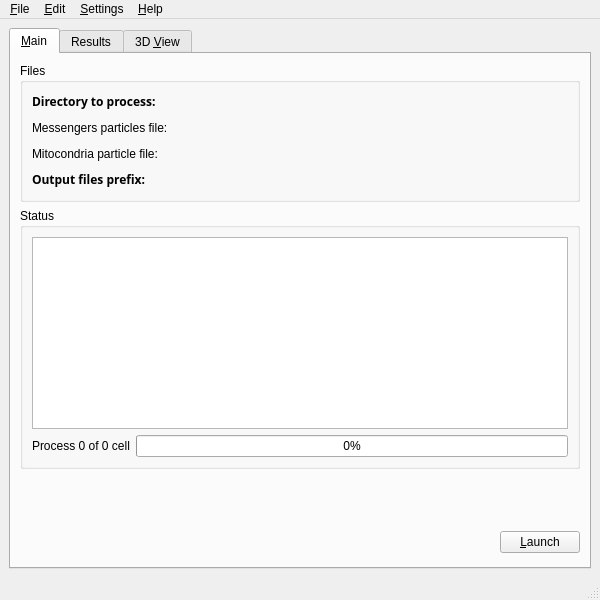
<ui version="4.0" >
 <author>Laurent Jourdren</author>
 <comment>This is the main window of Corsen</comment>
 <exportmacro></exportmacro>
 <class>CorsenMainWindow</class>
 <widget class="QMainWindow" name="CorsenMainWindow" >
  <property name="geometry" >
   <rect>
    <x>0</x>
    <y>0</y>
    <width>600</width>
    <height>600</height>
   </rect>
  </property>
  <property name="windowTitle" >
   <string>Corsen</string>
  </property>
  <property name="toolTip" >
   <string>Directory of input particle files</string>
  </property>
  <property name="statusTip" >
   <string>Directory of input particle files</string>
  </property>
  <property name="whatsThis" >
   <string/>
  </property>
  <widget class="QWidget" name="centralwidget" >
   <layout class="QVBoxLayout" >
    <property name="margin" >
     <number>9</number>
    </property>
    <property name="spacing" >
     <number>6</number>
    </property>
    <item>
     <widget class="QTabWidget" name="tabWidget" >
      <property name="toolTip" >
       <string/>
      </property>
      <property name="statusTip" >
       <string/>
      </property>
      <property name="currentIndex" >
       <number>0</number>
      </property>
      <widget class="QWidget" name="mainTab" >
       <attribute name="title" >
        <string>&amp;Main</string>
       </attribute>
       <attribute name="toolTip" >
        <string>Main and status tab</string>
       </attribute>
       <layout class="QVBoxLayout" >
        <property name="margin" >
         <number>9</number>
        </property>
        <property name="spacing" >
         <number>6</number>
        </property>
        <item>
         <widget class="QGroupBox" name="filesGroupBox" >
          <property name="toolTip" >
           <string>Path of the files to process</string>
          </property>
          <property name="statusTip" >
           <string>Path of the files to process</string>
          </property>
          <property name="title" >
           <string>Files</string>
          </property>
          <layout class="QVBoxLayout" >
           <property name="margin" >
            <number>9</number>
           </property>
           <property name="spacing" >
            <number>6</number>
           </property>
           <item>
            <layout class="QHBoxLayout" >
             <property name="margin" >
              <number>0</number>
             </property>
             <property name="spacing" >
              <number>6</number>
             </property>
             <item>
              <widget class="QLabel" name="label" >
               <property name="toolTip" >
                <string/>
               </property>
               <property name="text" >
                <string>&lt;html>&lt;head>&lt;meta name="qrichtext" content="1" />&lt;/head>&lt;body style=" white-space: pre-wrap; font-family:Sans Serif; font-size:9pt; font-weight:400; font-style:normal; text-decoration:none;">&lt;p style=" margin-top:0px; margin-bottom:0px; margin-left:0px; margin-right:0px; -qt-block-indent:0; text-indent:0px;">&lt;span style=" font-weight:600;">Directory to process:&lt;/span>&lt;/p>&lt;/body>&lt;/html></string>
               </property>
              </widget>
             </item>
             <item>
              <spacer>
               <property name="orientation" >
                <enum>Qt::Horizontal</enum>
               </property>
               <property name="sizeHint" >
                <size>
                 <width>171</width>
                 <height>20</height>
                </size>
               </property>
              </spacer>
             </item>
             <item>
              <widget class="QLabel" name="directoryPathLabel" >
               <property name="toolTip" >
                <string>Directory of input particle files</string>
               </property>
               <property name="statusTip" >
                <string>Directory of input particle files</string>
               </property>
               <property name="text" >
                <string/>
               </property>
              </widget>
             </item>
            </layout>
           </item>
           <item>
            <layout class="QHBoxLayout" >
             <property name="margin" >
              <number>0</number>
             </property>
             <property name="spacing" >
              <number>6</number>
             </property>
             <item>
              <widget class="QLabel" name="label_3" >
               <property name="toolTip" >
                <string>Messenger particle file path</string>
               </property>
               <property name="statusTip" >
                <string>Messenger particle file path</string>
               </property>
               <property name="text" >
                <string>&lt;html>&lt;head>&lt;meta name="qrichtext" content="1" />&lt;/head>&lt;body style=" white-space: pre-wrap; font-family:Sans Serif; font-size:9pt; font-weight:400; font-style:normal; text-decoration:none;">&lt;p style=" margin-top:0px; margin-bottom:0px; margin-left:0px; margin-right:0px; -qt-block-indent:0; text-indent:0px;">&lt;span style=" font-weight:600;">Messengers particles file:&lt;/span>&lt;/p>&lt;/body>&lt;/html></string>
               </property>
              </widget>
             </item>
             <item>
              <spacer>
               <property name="orientation" >
                <enum>Qt::Horizontal</enum>
               </property>
               <property name="sizeHint" >
                <size>
                 <width>171</width>
                 <height>20</height>
                </size>
               </property>
              </spacer>
             </item>
             <item>
              <widget class="QLabel" name="messengerPathLabel" >
               <property name="toolTip" >
                <string>Messenger particle file path</string>
               </property>
               <property name="statusTip" >
                <string>Messenger particle file path</string>
               </property>
               <property name="text" >
                <string/>
               </property>
              </widget>
             </item>
            </layout>
           </item>
           <item>
            <layout class="QHBoxLayout" >
             <property name="margin" >
              <number>0</number>
             </property>
             <property name="spacing" >
              <number>6</number>
             </property>
             <item>
              <widget class="QLabel" name="label_5" >
               <property name="toolTip" >
                <string>Mitochondria particle file path</string>
               </property>
               <property name="statusTip" >
                <string>Mitochondria particle file path</string>
               </property>
               <property name="text" >
                <string>&lt;html>&lt;head>&lt;meta name="qrichtext" content="1" />&lt;/head>&lt;body style=" white-space: pre-wrap; font-family:Sans Serif; font-size:9pt; font-weight:400; font-style:normal; text-decoration:none;">&lt;p style=" margin-top:0px; margin-bottom:0px; margin-left:0px; margin-right:0px; -qt-block-indent:0; text-indent:0px;">&lt;span style=" font-weight:600;">Mitocondria particle file:&lt;/span>&lt;/p>&lt;/body>&lt;/html></string>
               </property>
              </widget>
             </item>
             <item>
              <spacer>
               <property name="orientation" >
                <enum>Qt::Horizontal</enum>
               </property>
               <property name="sizeHint" >
                <size>
                 <width>171</width>
                 <height>20</height>
                </size>
               </property>
              </spacer>
             </item>
             <item>
              <widget class="QLabel" name="mitoPathLabel" >
               <property name="toolTip" >
                <string>Mitochondria particle file path</string>
               </property>
               <property name="statusTip" >
                <string>Mitochondria particle file path</string>
               </property>
               <property name="text" >
                <string/>
               </property>
              </widget>
             </item>
            </layout>
           </item>
           <item>
            <layout class="QHBoxLayout" >
             <property name="margin" >
              <number>0</number>
             </property>
             <property name="spacing" >
              <number>6</number>
             </property>
             <item>
              <widget class="QLabel" name="label_9" >
               <property name="toolTip" >
                <string>Path and prefix of the output files</string>
               </property>
               <property name="statusTip" >
                <string>Path and prefix of the output files</string>
               </property>
               <property name="text" >
                <string>&lt;html>&lt;head>&lt;meta name="qrichtext" content="1" />&lt;/head>&lt;body style=" white-space: pre-wrap; font-family:Sans Serif; font-size:9pt; font-weight:400; font-style:normal; text-decoration:none;">&lt;p style=" margin-top:0px; margin-bottom:0px; margin-left:0px; margin-right:0px; -qt-block-indent:0; text-indent:0px;">&lt;span style=" font-weight:600;">Output files prefix:&lt;/span>&lt;/p>&lt;/body>&lt;/html></string>
               </property>
              </widget>
             </item>
             <item>
              <spacer>
               <property name="orientation" >
                <enum>Qt::Horizontal</enum>
               </property>
               <property name="sizeHint" >
                <size>
                 <width>171</width>
                 <height>20</height>
                </size>
               </property>
              </spacer>
             </item>
             <item>
              <widget class="QLabel" name="outputFilesPathLabel" >
               <property name="toolTip" >
                <string>Path and prefix of the output files</string>
               </property>
               <property name="statusTip" >
                <string>Path and prefix of the output files</string>
               </property>
               <property name="text" >
                <string/>
               </property>
              </widget>
             </item>
            </layout>
           </item>
          </layout>
         </widget>
        </item>
        <item>
         <widget class="QGroupBox" name="statusGroupBox" >
          <property name="toolTip" >
           <string>Status of the process</string>
          </property>
          <property name="statusTip" >
           <string>Status of the process</string>
          </property>
          <property name="title" >
           <string>Status</string>
          </property>
          <layout class="QVBoxLayout" >
           <property name="margin" >
            <number>9</number>
           </property>
           <property name="spacing" >
            <number>6</number>
           </property>
           <item>
            <widget class="QTextEdit" name="logTextEdit" >
             <property name="toolTip" >
              <string>Log of the process</string>
             </property>
             <property name="statusTip" >
              <string>Log of the process</string>
             </property>
             <property name="readOnly" >
              <bool>true</bool>
             </property>
            </widget>
           </item>
           <item>
            <layout class="QHBoxLayout" >
             <property name="margin" >
              <number>0</number>
             </property>
             <property name="spacing" >
              <number>6</number>
             </property>
             <item>
              <widget class="QLabel" name="progressLabel" >
               <property name="toolTip" >
                <string>Progress of the number of particle to process</string>
               </property>
               <property name="statusTip" >
                <string>Progress of the number of particle to process</string>
               </property>
               <property name="text" >
                <string>Process 0 of 0 cell</string>
               </property>
              </widget>
             </item>
             <item>
              <widget class="QProgressBar" name="progressBar" >
               <property name="toolTip" >
                <string>Progress of the current process</string>
               </property>
               <property name="statusTip" >
                <string>Progress of the current process</string>
               </property>
               <property name="value" >
                <number>0</number>
               </property>
               <property name="orientation" >
                <enum>Qt::Horizontal</enum>
               </property>
              </widget>
             </item>
            </layout>
           </item>
          </layout>
         </widget>
        </item>
        <item>
         <spacer>
          <property name="orientation" >
           <enum>Qt::Vertical</enum>
          </property>
          <property name="sizeHint" >
           <size>
            <width>20</width>
            <height>40</height>
           </size>
          </property>
         </spacer>
        </item>
        <item>
         <layout class="QHBoxLayout" >
          <property name="margin" >
           <number>0</number>
          </property>
          <property name="spacing" >
           <number>6</number>
          </property>
          <item>
           <spacer>
            <property name="orientation" >
             <enum>Qt::Horizontal</enum>
            </property>
            <property name="sizeHint" >
             <size>
              <width>131</width>
              <height>31</height>
             </size>
            </property>
           </spacer>
          </item>
          <item>
           <widget class="QPushButton" name="launchButton" >
            <property name="toolTip" >
             <string>Start the process</string>
            </property>
            <property name="statusTip" >
             <string>Start the process</string>
            </property>
            <property name="text" >
             <string>&amp;Launch</string>
            </property>
           </widget>
          </item>
         </layout>
        </item>
       </layout>
      </widget>
      <widget class="QWidget" name="tab" >
       <attribute name="title" >
        <string>Results</string>
       </attribute>
       <layout class="QVBoxLayout" >
        <property name="margin" >
         <number>9</number>
        </property>
        <property name="spacing" >
         <number>6</number>
        </property>
        <item>
         <layout class="QVBoxLayout" >
          <property name="margin" >
           <number>0</number>
          </property>
          <property name="spacing" >
           <number>6</number>
          </property>
          <item>
           <layout class="QHBoxLayout" >
            <property name="margin" >
             <number>0</number>
            </property>
            <property name="spacing" >
             <number>6</number>
            </property>
            <item>
             <spacer>
              <property name="orientation" >
               <enum>Qt::Horizontal</enum>
              </property>
              <property name="sizeHint" >
               <size>
                <width>40</width>
                <height>20</height>
               </size>
              </property>
             </spacer>
            </item>
            <item>
             <layout class="QHBoxLayout" >
              <property name="margin" >
               <number>0</number>
              </property>
              <property name="spacing" >
               <number>6</number>
              </property>
              <item>
               <widget class="QLabel" name="label_2" >
                <property name="toolTip" >
                 <string>Select the result to display</string>
                </property>
                <property name="statusTip" >
                 <string>Select the result to display</string>
                </property>
                <property name="text" >
                 <string>Result to display:</string>
                </property>
               </widget>
              </item>
              <item>
               <widget class="QComboBox" name="resultViewComboBox" >
                <property name="toolTip" >
                 <string>Select the result to display</string>
                </property>
                <property name="statusTip" >
                 <string>Select the result to display</string>
                </property>
               </widget>
              </item>
             </layout>
            </item>
           </layout>
          </item>
          <item>
           <widget class="QTableView" name="resultTableView" >
            <property name="toolTip" >
             <string>Result</string>
            </property>
            <property name="statusTip" >
             <string>Result</string>
            </property>
           </widget>
          </item>
          <item>
           <layout class="QHBoxLayout" >
            <property name="margin" >
             <number>0</number>
            </property>
            <property name="spacing" >
             <number>6</number>
            </property>
            <item>
             <spacer>
              <property name="orientation" >
               <enum>Qt::Horizontal</enum>
              </property>
              <property name="sizeHint" >
               <size>
                <width>40</width>
                <height>20</height>
               </size>
              </property>
             </spacer>
            </item>
            <item>
             <widget class="QPushButton" name="saveResultPushButton" >
              <property name="toolTip" >
               <string>Save the result</string>
              </property>
              <property name="statusTip" >
               <string>Save the result</string>
              </property>
              <property name="text" >
               <string>Save result</string>
              </property>
             </widget>
            </item>
           </layout>
          </item>
         </layout>
        </item>
       </layout>
      </widget>
      <widget class="QWidget" name="viewTab" >
       <attribute name="title" >
        <string>3D &amp;View</string>
       </attribute>
       <attribute name="toolTip" >
        <string>3D result view</string>
       </attribute>
       <layout class="QHBoxLayout" >
        <property name="margin" >
         <number>9</number>
        </property>
        <property name="spacing" >
         <number>6</number>
        </property>
        <item>
         <widget class="ViewOGL" name="viewOGL" />
        </item>
        <item>
         <layout class="QVBoxLayout" >
          <property name="margin" >
           <number>0</number>
          </property>
          <property name="spacing" >
           <number>6</number>
          </property>
          <item>
           <widget class="QGroupBox" name="messengersGroupBox" >
            <property name="maximumSize" >
             <size>
              <width>150</width>
              <height>16777215</height>
             </size>
            </property>
            <property name="title" >
             <string>Messengers</string>
            </property>
            <layout class="QVBoxLayout" >
             <property name="margin" >
              <number>9</number>
             </property>
             <property name="spacing" >
              <number>6</number>
             </property>
             <item>
              <widget class="QRadioButton" name="messengersViewRadioButton" >
               <property name="text" >
                <string>Messengers</string>
               </property>
               <property name="checked" >
                <bool>true</bool>
               </property>
              </widget>
             </item>
             <item>
              <widget class="QRadioButton" name="messengersCuboidsRadioButton" >
               <property name="text" >
                <string>Messengers cuboirs</string>
               </property>
              </widget>
             </item>
            </layout>
           </widget>
          </item>
          <item>
           <widget class="QGroupBox" name="messengersGroupBox" >
            <property name="maximumSize" >
             <size>
              <width>150</width>
              <height>16777215</height>
             </size>
            </property>
            <property name="title" >
             <string>Mitochondria</string>
            </property>
            <layout class="QVBoxLayout" >
             <property name="margin" >
              <number>9</number>
             </property>
             <property name="spacing" >
              <number>6</number>
             </property>
             <item>
              <widget class="QRadioButton" name="mitosRadioButton" >
               <property name="text" >
                <string>Mitochondria</string>
               </property>
               <property name="checked" >
                <bool>true</bool>
               </property>
              </widget>
             </item>
             <item>
              <widget class="QRadioButton" name="mitosCuboidsRadioButton" >
               <property name="text" >
                <string>Mitochondria cuboids</string>
               </property>
              </widget>
             </item>
            </layout>
           </widget>
          </item>
          <item>
           <widget class="QCheckBox" name="showBarycentersCheckBox" >
            <property name="maximumSize" >
             <size>
              <width>150</width>
              <height>16777215</height>
             </size>
            </property>
            <property name="text" >
             <string>Show Barycenters</string>
            </property>
            <property name="checked" >
             <bool>true</bool>
            </property>
           </widget>
          </item>
          <item>
           <widget class="QCheckBox" name="showDistancesCheckBox" >
            <property name="maximumSize" >
             <size>
              <width>150</width>
              <height>16777215</height>
             </size>
            </property>
            <property name="text" >
             <string>Show distances</string>
            </property>
           </widget>
          </item>
          <item>
           <spacer>
            <property name="orientation" >
             <enum>Qt::Vertical</enum>
            </property>
            <property name="sizeHint" >
             <size>
              <width>20</width>
              <height>175</height>
             </size>
            </property>
           </spacer>
          </item>
          <item>
           <widget class="QPushButton" name="updateViewPushButton" >
            <property name="maximumSize" >
             <size>
              <width>150</width>
              <height>16777215</height>
             </size>
            </property>
            <property name="text" >
             <string>Update view</string>
            </property>
           </widget>
          </item>
         </layout>
        </item>
       </layout>
      </widget>
     </widget>
    </item>
   </layout>
  </widget>
  <widget class="QMenuBar" name="menubar" >
   <property name="geometry" >
    <rect>
     <x>0</x>
     <y>0</y>
     <width>600</width>
     <height>27</height>
    </rect>
   </property>
   <widget class="QMenu" name="menu_Launch" >
    <property name="title" >
     <string>&amp;Launch</string>
    </property>
   </widget>
   <widget class="QMenu" name="menu_Help" >
    <property name="title" >
     <string>&amp;Help</string>
    </property>
    <addaction name="actionCorsen_Handbook" />
    <addaction name="separator" />
    <addaction name="actionCorsen_Website" />
    <addaction name="action_Report_Bug" />
    <addaction name="separator" />
    <addaction name="actionAbout_Corsen" />
   </widget>
   <widget class="QMenu" name="menu_File" >
    <property name="title" >
     <string>&amp;File</string>
    </property>
    <addaction name="actionOpen_messenger_particle" />
    <addaction name="actionOpen_mi_tochondrial_particle" />
    <addaction name="separator" />
    <addaction name="actionOpen_a_directory" />
    <addaction name="separator" />
    <addaction name="action_Quit" />
   </widget>
   <widget class="QMenu" name="menu_Settings" >
    <property name="title" >
     <string>&amp;Settings</string>
    </property>
    <addaction name="action_Configure_Corsen" />
    <addaction name="actionSave_settings" />
   </widget>
   <widget class="QMenu" name="menu_Edit" >
    <property name="title" >
     <string>&amp;Edit</string>
    </property>
    <addaction name="action_Copy" />
   </widget>
   <addaction name="menu_File" />
   <addaction name="menu_Edit" />
   <addaction name="menu_Settings" />
   <addaction name="menu_Help" />
  </widget>
  <widget class="QStatusBar" name="statusbar" />
  <action name="actionOpen_messenger_particle" >
   <property name="text" >
    <string>Open &amp;messenger particle...</string>
   </property>
  </action>
  <action name="actionOpen_mi_tochondrial_particle" >
   <property name="text" >
    <string>Open mi&amp;tochondrial particle...</string>
   </property>
  </action>
  <action name="actionOpen_a_directory" >
   <property name="text" >
    <string>Open a &amp;directory...</string>
   </property>
  </action>
  <action name="action_Quit" >
   <property name="text" >
    <string>&amp;Quit</string>
   </property>
  </action>
  <action name="action_Start_analysis" >
   <property name="text" >
    <string>&amp;Start analysis</string>
   </property>
  </action>
  <action name="action_Configure_Corsen" >
   <property name="text" >
    <string>&amp;Configure Corsen...</string>
   </property>
  </action>
  <action name="actionCorsen_Handbook" >
   <property name="text" >
    <string>Corsen &amp;Handbook</string>
   </property>
  </action>
  <action name="actionCorsen_Website" >
   <property name="text" >
    <string>Corsen &amp;Website</string>
   </property>
  </action>
  <action name="action_Report_Bug" >
   <property name="text" >
    <string>&amp;Report Bug</string>
   </property>
  </action>
  <action name="actionAbout_Corsen" >
   <property name="text" >
    <string>&amp;About Corsen</string>
   </property>
  </action>
  <action name="actionSave_settings" >
   <property name="text" >
    <string>&amp;Save settings</string>
   </property>
  </action>
  <action name="actionCoucou" >
   <property name="text" >
    <string>coucou</string>
   </property>
  </action>
  <action name="action_Copy" >
   <property name="text" >
    <string>&amp;Copy</string>
   </property>
   <property name="toolTip" >
    <string>Copy the current selection's contents to the clipboard</string>
   </property>
   <property name="statusTip" >
    <string>Copy the current selection's contents to the clipboard</string>
   </property>
   <property name="shortcut" >
    <string>Ctrl+C</string>
   </property>
  </action>
 </widget>
 <pixmapfunction></pixmapfunction>
 <customwidgets>
  <customwidget>
   <class>ViewOGL</class>
   <extends></extends>
   <container>0</container>
   <pixmap></pixmap>
  </customwidget>
 </customwidgets>
 <tabstops>
  <tabstop>messengersViewRadioButton</tabstop>
  <tabstop>messengersCuboidsRadioButton</tabstop>
  <tabstop>mitosRadioButton</tabstop>
  <tabstop>mitosCuboidsRadioButton</tabstop>
  <tabstop>showBarycentersCheckBox</tabstop>
  <tabstop>showDistancesCheckBox</tabstop>
  <tabstop>tabWidget</tabstop>
  <tabstop>logTextEdit</tabstop>
  <tabstop>launchButton</tabstop>
 </tabstops>
 <resources/>
 <connections/>
</ui>
